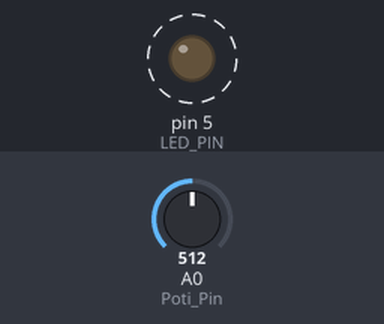
Simulated run of this program. Board: Arduino Uno, built with avr-gcc and run on an emulated ATmega328P. On the bench: output pins drawn as LEDs (lit = HIGH). Dashed ring = blinking. Inputs (shaded band) come from the test bench; at power-on: A0 (Poti_Pin) = 512. What the program prints to the serial monitor is not drawn.

Above: at 1.2 s.
1.3 s: A0 (Poti_Pin) set to 900
At 1.72 s:
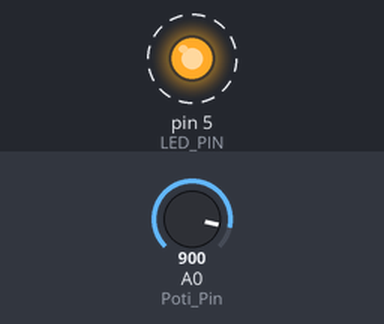
4.3 s: A0 (Poti_Pin) set to 306
At 4.58 s:
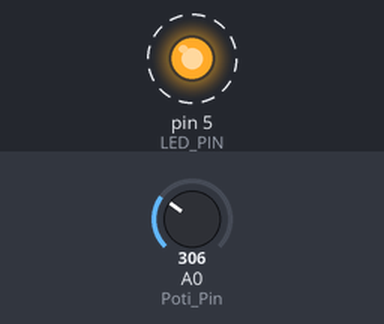
Timing chart, 0 to 13.3 s (numbered marks = the images above; inputs shaded):
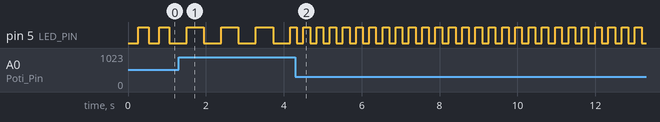

The program:

main.cpp
```cpp
// (licence header left out)
#include <Arduino.h>
#define LED_PIN 5
#define Poti_Pin A0

void setup()
{
  Serial.begin(9600);
  pinMode(LED_PIN, OUTPUT);
  pinMode(Poti_Pin, INPUT);
}

void loop()
{
  static unsigned long time_old = 0;
  static unsigned long time_new = 0;
  static bool led_state = LOW;
  int poti_value = 0;
  int delay_time = 0;

  poti_value = analogRead(Poti_Pin);
  delay_time = map(poti_value, 0, 1023, 50, 1000);
  Serial.println(delay_time);

  time_new = millis();

  if((time_new - time_old) >= delay_time/2)
  {
    time_old = time_new;
    led_state = !led_state;
  }

   digitalWrite(LED_PIN,led_state);
}
```

Measured:
- after the input at 1.3 s, pin 5 (LED_PIN): alternates HIGH for 0.44 s and LOW for 0.44 s, starting after 0.20 s
- after the input at 4.3 s, pin 5 (LED_PIN): alternates HIGH for 0.17 s and LOW for 0.17 s, starting at once
- by itself, pin 5 (LED_PIN): alternates HIGH for 0.27 s and LOW for 0.27 s
